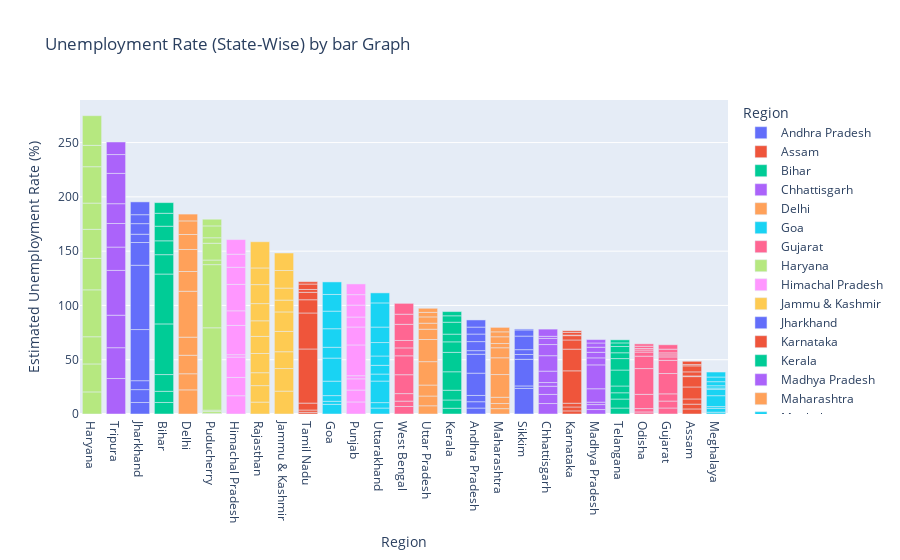

Notebook code for this chart:
### Markdown cell above
## Analyzing Data by bar graphs

### Code cell
fg=px.bar(df,x='Region',y=' Estimated Unemployment Rate (%)',color='Region',
          title='Unemployment Rate (State-Wise) by bar Graph',template='plotly')
fg.update_layout(xaxis={'categoryorder':'total descending'})
fg.show()

### Figure 1 — Plotly figure (JSON) as saved in the notebook; plotly's stock layout.template omitted (floating-point values rounded to 4 significant figures)
{"data": [{"alignmentgroup": "True", "hovertemplate": "Region=%{x}<br> Estimated Unemployment Rate (%)=%{y}<extra></extra>", "legendgroup": "Andhra Pradesh", "marker": {"color": "#636efa", "pattern": {"shape": ""}}, "name": "Andhra Pradesh", "offsetgroup": "Andhra Pradesh", "orientation": "v", "showlegend": true, "textposition": "auto", "type": "bar", "x": ["Andhra Pradesh", "Andhra Pradesh", "Andhra Pradesh", "Andhra Pradesh", "Andhra Pradesh", "Andhra Pradesh", "Andhra Pradesh", "Andhra Pradesh", "Andhra Pradesh", "Andhra Pradesh"], "xaxis": "x", "y": [5.48, 5.83, 5.79, 20.51, 17.43, 3.31, 8.34, 6.96, 6.4, 6.59], "yaxis": "y"}, {"alignmentgroup": "True", "hovertemplate": "Region=%{x}<br> Estimated Unemployment Rate (%)=%{y}<extra></extra>", "legendgroup": "Assam", "marker": {"color": "#EF553B", "pattern": {"shape": ""}}, "name": "Assam", "offsetgroup": "Assam", "orientation": "v", "showlegend": true, "textposition": "auto", "type": "bar", "x": ["Assam", "Assam", "Assam", "Assam", "Assam", "Assam", "Assam", "Assam", "Assam", "Assam"], "xaxis": "x", "y": [4.66, 4.41, 4.77, 11.06, 9.55, 0.6, 3.77, 5.53, 1.19, 3.02], "yaxis": "y"}, {"alignmentgroup": "True", "hovertemplate": "Region=%{x}<br> Estimated Unemployment Rate (%)=%{y}<extra></extra>", "legendgroup": "Bihar", "marker": {"color": "#00cc96", "pattern": {"shape": ""}}, "name": "Bihar", "offsetgroup": "Bihar", "orientation": "v", "showlegend": true, "textposition": "auto", "type": "bar", "x": ["Bihar", "Bihar", "Bihar", "Bihar", "Bihar", "Bihar", "Bihar", "Bihar", "Bihar", "Bihar"], "xaxis": "x", "y": [10.61, 10.29, 15.43, 46.64, 45.96, 17.82, 12.79, 13.44, 11.91, 9.82], "yaxis": "y"}, {"alignmentgroup": "True", "hovertemplate": "Region=%{x}<br> Estimated Unemployment Rate (%)=%{y}<extra></extra>", "legendgroup": "Chhattisgarh", "marker": {"color": "#ab63fa", "pattern": {"shape": ""}}, "name": "Chhattisgarh", "offsetgroup": "Chhattisgarh", "orientation": "v", "showlegend": true, "textposition": "auto", "type": "bar", "x": ["Chhattisgarh", "Chhattisgarh", "Chhattisgarh", "Chhattisgarh", "Chhattisgarh", "Chhattisgarh", "Chhattisgarh", "Chhattisgarh", "Chhattisgarh", "Chhattisgarh"], "xaxis": "x", "y": [9.65, 8.38, 7.54, 3.41, 10.5, 14.23, 10.27, 5.63, 1.96, 6.62], "yaxis": "y"}, {"alignmentgroup": "True", "hovertemplate": "Region=%{x}<br> Estimated Unemployment Rate (%)=%{y}<extra></extra>", "legendgroup": "Delhi", "marker": {"color": "#FFA15A", "pattern": {"shape": ""}}, "name": "Delhi", "offsetgroup": "Delhi", "orientation": "v", "showlegend": true, "textposition": "auto", "type": "bar", "x": ["Delhi", "Delhi", "Delhi", "Delhi", "Delhi", "Delhi", "Delhi", "Delhi", "Delhi", "Delhi"], "xaxis": "x", "y": [22.23, 14.84, 17.04, 16.68, 42.27, 18.19, 20.3, 13.79, 12.53, 6.27], "yaxis": "y"}, {"alignmentgroup": "True", "hovertemplate": "Region=%{x}<br> Estimated Unemployment Rate (%)=%{y}<extra></extra>", "legendgroup": "Goa", "marker": {"color": "#19d3f3", "pattern": {"shape": ""}}, "name": "Goa", "offsetgroup": "Goa", "orientation": "v", "showlegend": true, "textposition": "auto", "type": "bar", "x": ["Goa", "Goa", "Goa", "Goa", "Goa", "Goa", "Goa", "Goa", "Goa", "Goa"], "xaxis": "x", "y": [8.89, 2.81, 5.25, 13.31, 21.25, 9.96, 17.07, 16.21, 15.38, 11.54], "yaxis": "y"}, {"alignmentgroup": "True", "hovertemplate": "Region=%{x}<br> Estimated Unemployment Rate (%)=%{y}<extra></extra>", "legendgroup": "Gujarat", "marker": {"color": "#FF6692", "pattern": {"shape": ""}}, "name": "Gujarat", "offsetgroup": "Gujarat", "orientation": "v", "showlegend": true, "textposition": "auto", "type": "bar", "x": ["Gujarat", "Gujarat", "Gujarat", "Gujarat", "Gujarat", "Gujarat", "Gujarat", "Gujarat", "Gujarat", "Gujarat"], "xaxis": "x", "y": [5.54, 6.38, 6.66, 18.71, 12.11, 3.2, 1.84, 1.87, 3.42, 4.03], "yaxis": "y"}, {"alignmentgroup": "True", "hovertemplate": "Region=%{x}<br> Estimated Unemployment Rate (%)=%{y}<extra></extra>", "legendgroup": "Haryana", "marker": {"color": "#B6E880", "pattern": {"shape": ""}}, "name": "Haryana", "offsetgroup": "Haryana", "orientation": "v", "showlegend": true, "textposition": "auto", "type": "bar", "x": ["Haryana", "Haryana", "Haryana", "Haryana", "Haryana", "Haryana", "Haryana", "Haryana", "Haryana", "Haryana"], "xaxis": "x", "y": [20.34, 25.77, 25.05, 43.22, 29.02, 26.7, 24.18, 33.5, 19.68, 27.31], "yaxis": "y"}, {"alignmentgroup": "True", "hovertemplate": "Region=%{x}<br> Estimated Unemployment Rate (%)=%{y}<extra></extra>", "legendgroup": "Himachal Pradesh", "marker": {"color": "#FF97FF", "pattern": {"shape": ""}}, "name": "Himachal Pradesh", "offsetgroup": "Himachal Pradesh", "orientation": "v", "showlegend": true, "textposition": "auto", "type": "bar", "x": ["Himachal Pradesh", "Himachal Pradesh", "Himachal Pradesh", "Himachal Pradesh", "Himachal Pradesh", "Himachal Pradesh", "Himachal Pradesh", "Himachal Pradesh", "Himachal Pradesh", "Himachal Pradesh"], "xaxis": "x", "y": [16.83, 16.84, 18.76, 2.2, 26.95, 13.47, 24.31, 15.79, 12.04, 13.46], "yaxis": "y"}, {"alignmentgroup": "True", "hovertemplate": "Region=%{x}<br> Estimated Unemployment Rate (%)=%{y}<extra></extra>", "legendgroup": "Jammu & Kashmir", "marker": {"color": "#FECB52", "pattern": {"shape": ""}}, "name": "Jammu & Kashmir", "offsetgroup": "Jammu & Kashmir", "orientation": "v", "showlegend": true, "textposition": "auto", "type": "bar", "x": ["Jammu & Kashmir", "Jammu & Kashmir", "Jammu & Kashmir", "Jammu & Kashmir", "Jammu & Kashmir", "Jammu & Kashmir", "Jammu & Kashmir", "Jammu & Kashmir", "Jammu & Kashmir"], "xaxis": "x", "y": [21.08, 20.78, 15.5, 18.74, 17.92, 10.88, 11.09, 16.17, 16.14], "yaxis": "y"}, {"alignmentgroup": "True", "hovertemplate": "Region=%{x}<br> Estimated Unemployment Rate (%)=%{y}<extra></extra>", "legendgroup": "Jharkhand", "marker": {"color": "#636efa", "pattern": {"shape": ""}}, "name": "Jharkhand", "offsetgroup": "Jharkhand", "orientation": "v", "showlegend": true, "textposition": "auto", "type": "bar", "x": ["Jharkhand", "Jharkhand", "Jharkhand", "Jharkhand", "Jharkhand", "Jharkhand", "Jharkhand", "Jharkhand", "Jharkhand", "Jharkhand"], "xaxis": "x", "y": [10.61, 11.85, 8.23, 47.09, 59.23, 20.95, 7.63, 9.76, 8.24, 11.8], "yaxis": "y"}, {"alignmentgroup": "True", "hovertemplate": "Region=%{x}<br> Estimated Unemployment Rate (%)=%{y}<extra></extra>", "legendgroup": "Karnataka", "marker": {"color": "#EF553B", "pattern": {"shape": ""}}, "name": "Karnataka", "offsetgroup": "Karnataka", "orientation": "v", "showlegend": true, "textposition": "auto", "type": "bar", "x": ["Karnataka", "Karnataka", "Karnataka", "Karnataka", "Karnataka", "Karnataka", "Karnataka", "Karnataka", "Karnataka", "Karnataka"], "xaxis": "x", "y": [2.86, 3.61, 3.46, 29.84, 19.97, 8.44, 4.01, 0.5, 2.41, 1.58], "yaxis": "y"}, {"alignmentgroup": "True", "hovertemplate": "Region=%{x}<br> Estimated Unemployment Rate (%)=%{y}<extra></extra>", "legendgroup": "Kerala", "marker": {"color": "#00cc96", "pattern": {"shape": ""}}, "name": "Kerala", "offsetgroup": "Kerala", "orientation": "v", "showlegend": true, "textposition": "auto", "type": "bar", "x": ["Kerala", "Kerala", "Kerala", "Kerala", "Kerala", "Kerala", "Kerala", "Kerala", "Kerala", "Kerala"], "xaxis": "x", "y": [5.31, 7.6, 8.99, 16.99, 17.88, 9.71, 7.09, 10.98, 5.91, 3.88], "yaxis": "y"}, {"alignmentgroup": "True", "hovertemplate": "Region=%{x}<br> Estimated Unemployment Rate (%)=%{y}<extra></extra>", "legendgroup": "Madhya Pradesh", "marker": {"color": "#ab63fa", "pattern": {"shape": ""}}, "name": "Madhya Pradesh", "offsetgroup": "Madhya Pradesh", "orientation": "v", "showlegend": true, "textposition": "auto", "type": "bar", "x": ["Madhya Pradesh", "Madhya Pradesh", "Madhya Pradesh", "Madhya Pradesh", "Madhya Pradesh", "Madhya Pradesh", "Madhya Pradesh", "Madhya Pradesh", "Madhya Pradesh", "Madhya Pradesh"], "xaxis": "x", "y": [4.11, 4.57, 2.22, 12.36, 21.98, 6.48, 5.08, 4.7, 3.91, 3.13], "yaxis": "y"}, {"alignmentgroup": "True", "hovertemplate": "Region=%{x}<br> Estimated Unemployment Rate (%)=%{y}<extra></extra>", "legendgroup": "Maharashtra", "marker": {"color": "#FFA15A", "pattern": {"shape": ""}}, "name": "Maharashtra", "offsetgroup": "Maharashtra", "orientation": "v", "showlegend": true, "textposition": "auto", "type": "bar", "x": ["Maharashtra", "Maharashtra", "Maharashtra", "Maharashtra", "Maharashtra", "Maharashtra", "Maharashtra", "Maharashtra", "Maharashtra", "Maharashtra"], "xaxis": "x", "y": [4.95, 4.69, 5.79, 20.9, 15.46, 9.23, 3.89, 6.23, 4.55, 4.1], "yaxis": "y"}, {"alignmentgroup": "True", "hovertemplate": "Region=%{x}<br> Estimated Unemployment Rate (%)=%{y}<extra></extra>", "legendgroup": "Meghalaya", "marker": {"color": "#19d3f3", "pattern": {"shape": ""}}, "name": "Meghalaya", "offsetgroup": "Meghalaya", "orientation": "v", "showlegend": true, "textposition": "auto", "type": "bar", "x": ["Meghalaya", "Meghalaya", "Meghalaya", "Meghalaya", "Meghalaya", "Meghalaya", "Meghalaya", "Meghalaya", "Meghalaya", "Meghalaya"], "xaxis": "x", "y": [1.66, 3.59, 1.58, 10.03, 5.92, 1.15, 2.1, 3.74, 4.29, 4.6], "yaxis": "y"}, {"alignmentgroup": "True", "hovertemplate": "Region=%{x}<br> Estimated Unemployment Rate (%)=%{y}<extra></extra>", "legendgroup": "Odisha", "marker": {"color": "#FF6692", "pattern": {"shape": ""}}, "name": "Odisha", "offsetgroup": "Odisha", "orientation": "v", "showlegend": true, "textposition": "auto", "type": "bar", "x": ["Odisha", "Odisha", "Odisha", "Odisha", "Odisha", "Odisha", "Odisha", "Odisha", "Odisha", "Odisha"], "xaxis": "x", "y": [1.9, 3.12, 13.08, 23.76, 11.41, 3.77, 1.88, 1.42, 2.1, 2.18], "yaxis": "y"}, {"alignmentgroup": "True", "hovertemplate": "Region=%{x}<br> Estimated Unemployment Rate (%)=%{y}<extra></extra>", "legendgroup": "Puducherry", "marker": {"color": "#B6E880", "pattern": {"shape": ""}}, "name": "Puducherry", "offsetgroup": "Puducherry", "orientation": "v", "showlegend": true, "textposition": "auto", "type": "bar", "x": ["Puducherry", "Puducherry", "Puducherry", "Puducherry", "Puducherry", "Puducherry", "Puducherry", "Puducherry", "Puducherry", "Puducherry"], "xaxis": "x", "y": [0.58, 1.76, 1.2, 75.85, 58.19, 4.24, 15.47, 5.05, 10.9, 6.18], "yaxis": "y"}, {"alignmentgroup": "True", "hovertemplate": "Region=%{x}<br> Estimated Unemployment Rate (%)=%{y}<extra></extra>", "legendgroup": "Punjab", "marker": {"color": "#FF97FF", "pattern": {"shape": ""}}, "name": "Punjab", "offsetgroup": "Punjab", "orientation": "v", "showlegend": true, "textposition": "auto", "type": "bar", "x": ["Punjab", "Punjab", "Punjab", "Punjab", "Punjab", "Punjab", "Punjab", "Punjab", "Punjab", "Punjab"], "xaxis": "x", "y": [11.11, 10.97, 10.32, 2.86, 28.33, 16.55, 9.19, 10.99, 9.61, 9.88], "yaxis": "y"}, {"alignmentgroup": "True", "hovertemplate": "Region=%{x}<br> Estimated Unemployment Rate (%)=%{y}<extra></extra>", "legendgroup": "Rajasthan", "marker": {"color": "#FECB52", "pattern": {"shape": ""}}, "name": "Rajasthan", "offsetgroup": "Rajasthan", "orientation": "v", "showlegend": true, "textposition": "auto", "type": "bar", "x": ["Rajasthan", "Rajasthan", "Rajasthan", "Rajasthan", "Rajasthan", "Rajasthan", "Rajasthan", "Rajasthan", "Rajasthan", "Rajasthan"], "xaxis": "x", "y": [10.97, 15.16, 11.9, 17.7, 15.74, 14.39, 15.81, 17.51, 15.35, 24.15], "yaxis": "y"}, {"alignmentgroup": "True", "hovertemplate": "Region=%{x}<br> Estimated Unemployment Rate (%)=%{y}<extra></extra>", "legendgroup": "Sikkim", "marker": {"color": "#636efa", "pattern": {"shape": ""}}, "name": "Sikkim", "offsetgroup": "Sikkim", "orientation": "v", "showlegend": true, "textposition": "auto", "type": "bar", "x": ["Sikkim", "Sikkim", "Sikkim", "Sikkim", "Sikkim", "Sikkim", "Sikkim", "Sikkim"], "xaxis": "x", "y": [23.57, 2.28, 24.51, 4.46, 4.45, 12.49, 5.7, 0.88], "yaxis": "y"}, {"alignmentgroup": "True", "hovertemplate": "Region=%{x}<br> Estimated Unemployment Rate (%)=%{y}<extra></extra>", "legendgroup": "Tamil Nadu", "marker": {"color": "#EF553B", "pattern": {"shape": ""}}, "name": "Tamil Nadu", "offsetgroup": "Tamil Nadu", "orientation": "v", "showlegend": true, "textposition": "auto", "type": "bar", "x": ["Tamil Nadu", "Tamil Nadu", "Tamil Nadu", "Tamil Nadu", "Tamil Nadu", "Tamil Nadu", "Tamil Nadu", "Tamil Nadu", "Tamil Nadu", "Tamil Nadu"], "xaxis": "x", "y": [1.57, 2.09, 6.4, 49.83, 33.16, 12.2, 6.81, 2.65, 5, 2.16], "yaxis": "y"}, {"alignmentgroup": "True", "hovertemplate": "Region=%{x}<br> Estimated Unemployment Rate (%)=%{y}<extra></extra>", "legendgroup": "Telangana", "marker": {"color": "#00cc96", "pattern": {"shape": ""}}, "name": "Telangana", "offsetgroup": "Telangana", "orientation": "v", "showlegend": true, "textposition": "auto", "type": "bar", "x": ["Telangana", "Telangana", "Telangana", "Telangana", "Telangana", "Telangana", "Telangana", "Telangana", "Telangana", "Telangana"], "xaxis": "x", "y": [5.49, 8.29, 5.77, 6.25, 14.7, 10.55, 5.36, 5.79, 3.27, 2.86], "yaxis": "y"}, {"alignmentgroup": "True", "hovertemplate": "Region=%{x}<br> Estimated Unemployment Rate (%)=%{y}<extra></extra>", "legendgroup": "Tripura", "marker": {"color": "#ab63fa", "pattern": {"shape": ""}}, "name": "Tripura", "offsetgroup": "Tripura", "orientation": "v", "showlegend": true, "textposition": "auto", "type": "bar", "x": ["Tripura", "Tripura", "Tripura", "Tripura", "Tripura", "Tripura", "Tripura", "Tripura", "Tripura", "Tripura"], "xaxis": "x", "y": [32.67, 28.4, 29.95, 41.23, 21.51, 21.71, 18.24, 27.92, 17.35, 11.57], "yaxis": "y"}, {"alignmentgroup": "True", "hovertemplate": "Region=%{x}<br> Estimated Unemployment Rate (%)=%{y}<extra></extra>", "legendgroup": "Uttar Pradesh", "marker": {"color": "#FFA15A", "pattern": {"shape": ""}}, "name": "Uttar Pradesh", "offsetgroup": "Uttar Pradesh", "orientation": "v", "showlegend": true, "textposition": "auto", "type": "bar", "x": ["Uttar Pradesh", "Uttar Pradesh", "Uttar Pradesh", "Uttar Pradesh", "Uttar Pradesh", "Uttar Pradesh", "Uttar Pradesh", "Uttar Pradesh", "Uttar Pradesh", "Uttar Pradesh"], "xaxis": "x", "y": [7.58, 8.98, 10.11, 21.54, 20.41, 9.47, 5.56, 5.79, 4.18, 3.75], "yaxis": "y"}, {"alignmentgroup": "True", "hovertemplate": "Region=%{x}<br> Estimated Unemployment Rate (%)=%{y}<extra></extra>", "legendgroup": "Uttarakhand", "marker": {"color": "#19d3f3", "pattern": {"shape": ""}}, "name": "Uttarakhand", "offsetgroup": "Uttarakhand", "orientation": "v", "showlegend": true, "textposition": "auto", "type": "bar", "x": ["Uttarakhand", "Uttarakhand", "Uttarakhand", "Uttarakhand", "Uttarakhand", "Uttarakhand", "Uttarakhand", "Uttarakhand", "Uttarakhand", "Uttarakhand"], "xaxis": "x", "y": [5.49, 4.99, 19.85, 6.48, 8.01, 8.61, 12.38, 14.26, 22.26, 9.23], "yaxis": "y"}, {"alignmentgroup": "True", "hovertemplate": "Region=%{x}<br> Estimated Unemployment Rate (%)=%{y}<extra></extra>", "legendgroup": "West Bengal", "marker": {"color": "#FF6692", "pattern": {"shape": ""}}, "name": "West Bengal", "offsetgroup": "West Bengal", "orientation": "v", "showlegend": true, "textposition": "auto", "type": "bar", "x": ["West Bengal", "West Bengal", "West Bengal", "West Bengal", "West Bengal", "West Bengal", "West Bengal", "West Bengal", "West Bengal", "West Bengal"], "xaxis": "x", "y": [6.94, 4.92, 6.92, 17.41, 17.41, 7.29, 6.83, 14.87, 9.35, 9.98], "yaxis": "y"}], "layout": {"barmode": "relative", "legend": {"title": {"text": "Region"}, "tracegroupgap": 0}, "title": {"text": "Unemployment Rate (State-Wise) by bar Graph"}, "xaxis": {"anchor": "y", "categoryarray": ["Andhra Pradesh", "Assam", "Bihar", "Chhattisgarh", "Delhi", "Goa", "Gujarat", "Haryana", "Himachal Pradesh", "Jammu & Kashmir", "Jharkhand", "Karnataka", "Kerala", "Madhya Pradesh", "Maharashtra", "Meghalaya", "Odisha", "Puducherry", "Punjab", "Rajasthan", "Sikkim", "Tamil Nadu", "Telangana", "Tripura", "Uttar Pradesh", "Uttarakhand", "West Bengal"], "categoryorder": "total descending", "domain": [0, 1], "title": {"text": "Region"}}, "yaxis": {"anchor": "x", "domain": [0, 1], "title": {"text": " Estimated Unemployment Rate (%)"}}}}
